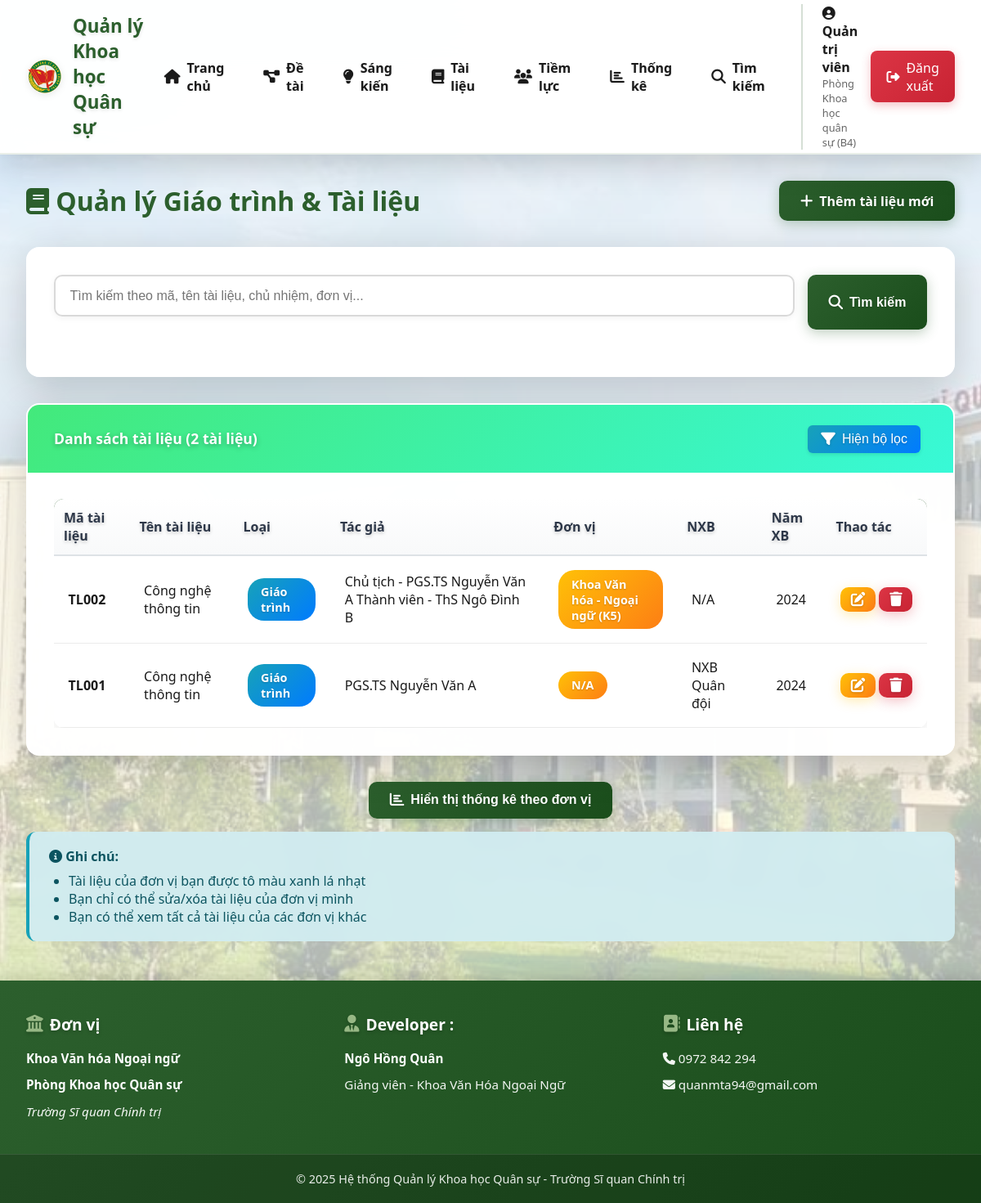
The app's page /tailieu (signed in), older data.
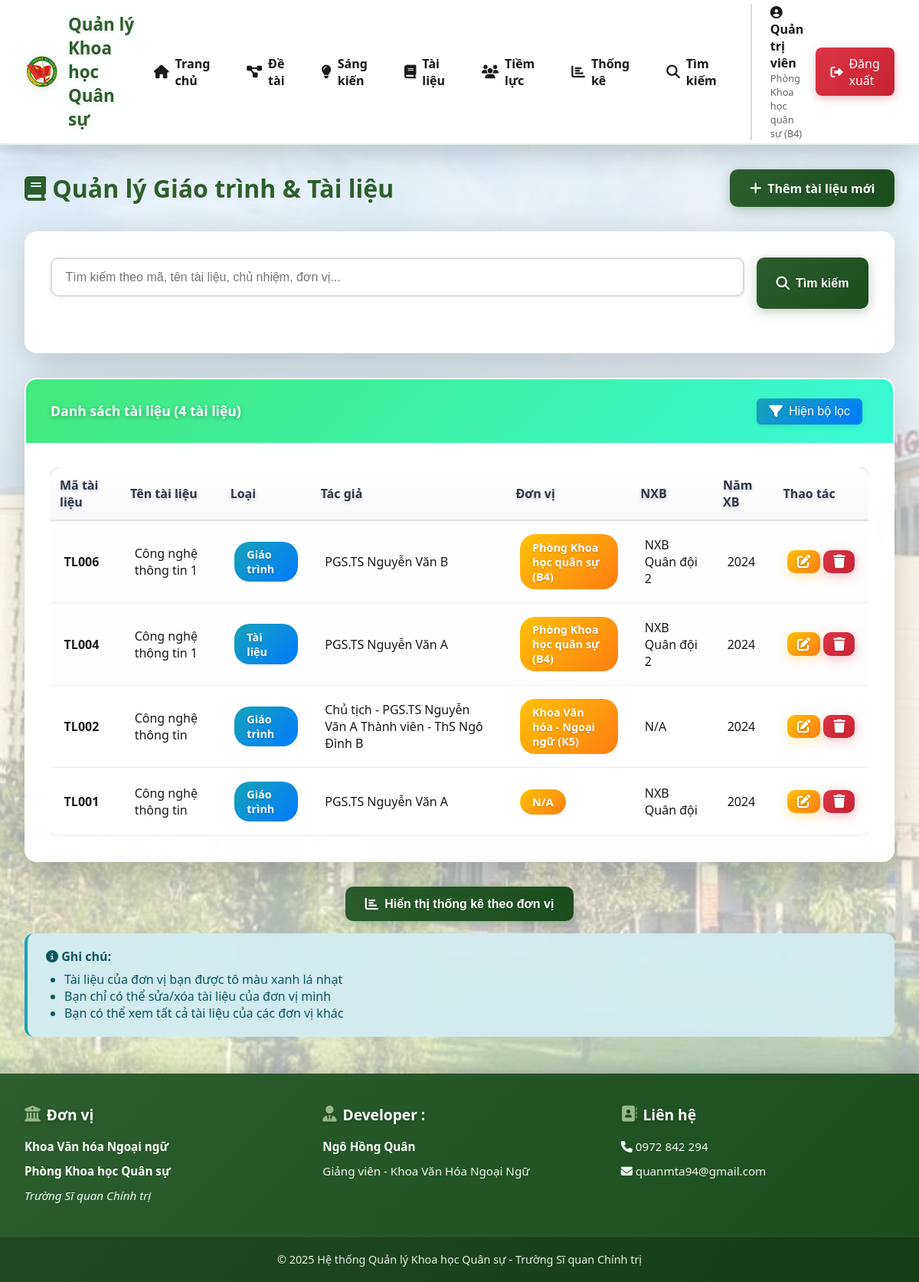
The same page, newer data.
### models/__init__.py (models this page shows, shortened)
class User(UserMixin, db.Model):
    __tablename__ = 'users'
    id = db.Column(db.Integer, primary_key=True)
    username = db.Column(db.String(80), unique=True, nullable=False)
    email = db.Column(db.String(120), unique=True, nullable=False)
    password_hash = db.Column(db.String(255), nullable=False)
    full_name = db.Column(db.String(120), nullable=False)
    role = db.Column(db.String(20), default='user')  # admin, manager, user
    don_vi = db.Column(db.String(120))  # Đơn vị của người dùng
    created_at = db.Column(db.DateTime, default=datetime.utcnow)

class TaiLieu(db.Model):
    __tablename__ = 'tai_lieu'
    id = db.Column(db.Integer, primary_key=True)
    ma_tai_lieu = db.Column(db.String(50), unique=True, nullable=False)
    ten_tai_lieu = db.Column(db.String(255), nullable=False)
    loai = db.Column(db.String(50))  # Giáo trình, Tài liệu dạy học, Sách chuyên khảo, Sách tham khảo
    mo_ta = db.Column(db.Text)
    linh_vuc = db.Column(db.String(100))
    tac_gia = db.Column(db.Text)  # Danh sách tác giả (mỗi tác giả 1 dòng)
    don_vi = db.Column(db.String(120))
    ngay_bat_dau = db.Column(db.Date)
    ngay_ket_thuc = db.Column(db.Date)
    trang_thai = db.Column(db.String(50), default='Đang thực hiện')
    ket_qua = db.Column(db.Text)
    file_word = db.Column(db.String(255))
    file_word_content = db.Column(db.Text)
    nha_xuat_ban = db.Column(db.String(120))
    nam_xuat_ban = db.Column(db.Integer)
    mon_hoc = db.Column(db.String(120))
    file_tai_lieu = db.Column(db.String(255))
    bien_ban_ban = db.Column(db.String(255))
    bien_ban_de_cuong = db.Column(db.String(255))
    bien_ban_nghiem_thu = db.Column(db.String(255))
    file_sau_sua = db.Column(db.String(255))
    created_by = db.Column(db.Integer, db.ForeignKey('users.id'))
    created_at = db.Column(db.DateTime, default=datetime.utcnow)
    updated_at = db.Column(db.DateTime, default=datetime.utcnow, onupdate=datetime.utcnow)
    creator = db.relationship('User', backref='tai_lieu_created')
    ban_thanh_vien = db.relationship('BanTaiLieu', backref='tai_lieu', lazy='dynamic', cascade='all, delete-orphan')
    hoi_dong_de_cuong = db.relationship('HoiDongDeCuongTaiLieu', backref='tai_lieu', lazy='dynamic', cascade='all, delete-orphan')
    hoi_dong_nghiem_thu = db.relationship('HoiDongNghiemThuTaiLieu', backref='tai_lieu', lazy='dynamic', cascade='all, delete-orphan')

### routes/main.py (the view, shortened to what this page needs)
@main_bp.route('/tailieu')
@login_required
def tailieu_list():
    page = request.args.get('page', 1, type=int)
    per_page = 20
    search = request.args.get('search', '')
    query = TaiLieu.query
    if current_user.role != 'admin':
        query = query.filter_by(don_vi=current_user.don_vi)
    pagination = query.order_by(TaiLieu.created_at.desc()).paginate(
        page=page, per_page=per_page, error_out=False
    )
    stats_query = db.session.query(
        TaiLieu.don_vi,
        func.count(TaiLieu.id).label('total')
    )
    if current_user.role != 'admin':
        stats_query = stats_query.filter(TaiLieu.don_vi == current_user.don_vi)
    donvi_stats = stats_query.group_by(TaiLieu.don_vi).order_by(func.count(TaiLieu.id).desc()).all()
    donvi_stats = [{'don_vi': dv or 'Chưa xác định', 'total': total} for dv, total in donvi_stats]
    loai_stats = db.session.query(
        TaiLieu.loai,
        func.count(TaiLieu.id).label('total')
    )
    if current_user.role != 'admin':
        loai_stats = loai_stats.filter(TaiLieu.don_vi == current_user.don_vi)
    loai_stats = loai_stats.group_by(TaiLieu.loai).all()
    loai_stats = [{'loai': loai or 'Chưa xác định', 'total': total} for loai, total in loai_stats]
    total_tailieu = sum(s['total'] for s in donvi_stats)
    return render_template('tailieu/list.html',
                         pagination=pagination,
                         search=search,
                         donvi_stats=donvi_stats,
                         loai_stats=loai_stats,
                         total_tailieu=total_tailieu)

### templates/tailieu/list.html (shortened to what this page needs)
{% extends "base.html" %}
{% block content %}
<div style="display: flex; justify-content: space-between; align-items: center; margin-bottom: 2rem;">
    <h1 style="color: var(--primary-color);">
        <i class="fas fa-book"></i> Quản lý Giáo trình & Tài liệu
    </h1>
    <a href="{{ url_for('main.tailieu_add') }}" class="btn btn-primary">
        <i class="fas fa-plus"></i> Thêm tài liệu mới
    </a>
</div>
<div class="card">
    <div class="card-body">
        <form method="GET" class="search-box">
            <input type="text" name="search" class="form-control" placeholder="Tìm kiếm theo mã, tên tài liệu, chủ nhiệm, đơn vị..." value="{{ search }}">
            <button type="submit" class="btn btn-primary">
                <i class="fas fa-search"></i> Tìm kiếm
            </button>
        </form>
    </div>
</div>
<div class="card">
    <div class="card-header" style="display: flex; justify-content: space-between; align-items: center;">
        <span id="resultCountText">Danh sách tài liệu ({{ pagination.total }} tài liệu)</span>
        <div>
            <button onclick="toggleFilters()" class="btn btn-info btn-sm" id="toggleFiltersBtn" style="padding: 0.5rem 1rem; margin-right: 0.5rem; border-radius: 6px; font-weight: 500; transition: all 0.3s;">
                <i class="fas fa-filter"></i> Hiện bộ lọc
            </button>
        </div>
    </div>
    <div class="card-body">
        {% if pagination.items %}
        <div style="overflow-x: auto;">
        <table class="table" id="tailieuTable">
            <thead>
                <tr class="header-row">
                    <th style="color: #2d3748;">Mã tài liệu</th>
                    <th style="color: #2d3748;">Tên tài liệu</th>
                    <th style="color: #2d3748;">Loại</th>
                    <th style="color: #2d3748;">Tác giả</th>
                    <th style="color: #2d3748;">Đơn vị</th>
                    <th style="color: #2d3748;">NXB</th>
                    <th style="color: #2d3748;">Năm XB</th>
                    <th style="color: #2d3748;">Thao tác</th>
                </tr>
            </thead>
            <tbody>
                {% for gt in pagination.items %}
                <tr {% if current_user.don_vi == gt.don_vi %}style="background: #e8f5e9;"{% endif %} ondblclick="window. location. href='{{ url_for('main.tailieu_detail', id=gt.id) }}'">
                    <td><strong>{{ gt.ma_tai_lieu }}</strong></td>
                    <td>{{ gt.ten_tai_lieu }}</td>
                    <td><span class="badge badge-info">{{ gt.loai or 'N/A' }}</span></td>
                    <td>{{ gt.tac_gia or 'N/A' }}</td>
                    <td>
                        <span class="badge badge-warning" style="white-space: normal; max-width: 200px; display: inline-block;">
                            {{ gt.don_vi or 'N/A' }}
                        </span>
                    </td>
                    <td>{{ gt.nha_xuat_ban or 'N/A' }}</td>
                    <td>{{ gt.nam_xuat_ban or 'N/A' }}</td>
                    <td style="white-space: nowrap;">
                        {% if current_user.role == 'admin' or current_user.don_vi == gt.don_vi %}
                        <a href="{{ url_for('main.tailieu_edit', id=gt.id) }}" class="btn btn-warning" style="padding: 0.4rem 0.8rem;" title="Sửa">
                            <i class="fas fa-edit"></i>
                        </a>
                        <a href="{{ url_for('main.tailieu_delete', id=gt.id) }}" class="btn btn-danger" style="padding: 0.4rem 0.8rem;" onclick="return confirm('Bạn có chắc chắn muốn xóa?')" title="Xóa">
                            <i class="fas fa-trash"></i>
                        </a>
                        {% else %}
                        <span class="badge badge-info" style="padding: 0.4rem 0.8rem;">
                            <i class="fas fa-eye"></i> Chỉ xem
                        </span>
                        {% endif %}
                    </td>
                </tr>
                {% endfor %}
            </tbody>
        </table>
        </div>
        {% else %}
        <p style="text-align: center; color: #999; padding: 2rem;">Không tìm thấy tài liệu nào.</p>
        {% endif %}
    </div>
</div>
<div style="text-align: center; margin: 2rem 0 1rem 0;">
    <button class="btn btn-primary" onclick="toggleStats()" id="toggleStatsBtn">
        <i class="fas fa-chart-bar"></i> Hiển thị thống kê theo đơn vị
    </button>
</div>
<div class="alert alert-info" style="margin-top: 1rem;">
    <i class="fas fa-info-circle"></i> <strong>Ghi chú:</strong>
    <ul style="margin: 0.5rem 0 0 1.5rem;">
        <li>Tài liệu của đơn vị bạn được tô màu xanh lá nhạt</li>
        <li>Bạn chỉ có thể sửa/xóa tài liệu của đơn vị mình</li>
        <li>Bạn có thể xem tất cả tài liệu của các đơn vị khác</li>
    </ul>
</div>
{% endblock %}

### templates/base.html (shortened to what this page needs)
<!DOCTYPE html>
<html lang="vi">
<head>
    <link rel="stylesheet" href="{{ url_for('static', filename='css/style.css') }}">
    <link rel="stylesheet" href="https://cdnjs.cloudflare.com/ajax/libs/font-awesome/6.4.0/css/all.min.css">
</head>
<body>
    {% if current_user.is_authenticated %}
    <nav class="navbar">
        <div class="navbar-container">
            <a href="{{ url_for('main.dashboard') }}" class="navbar-brand">
                <img src="{{ url_for('static', filename='images/logo.png') }}" alt="Logo">
                <span class="desktop-only">Quản lý Khoa học Quân sự</span>
            </a>
            <div class="navbar-menu" id="navbarMenu">
                <a href="{{ url_for('main.dashboard') }}" class="nav-link">
                    <i class="fas fa-home"></i> Trang chủ
                </a>
                <a href="{{ url_for('main.detai_list') }}" class="nav-link">
                    <i class="fas fa-project-diagram"></i> Đề tài
                </a>
                <a href="{{ url_for('main.sangkien_list') }}" class="nav-link">
                    <i class="fas fa-lightbulb"></i> Sáng kiến
                </a>
                <a href="{{ url_for('main.giaotrinh_list') }}" class="nav-link">
                    <i class="fas fa-book"></i> Tài liệu
                </a>
                <a href="{{ url_for('main.tiemluc_list') }}" class="nav-link">
                    <i class="fas fa-users"></i> Tiềm lực
                </a>
                <a href="{{ url_for('main.thongke') }}" class="nav-link">
                    <i class="fas fa-chart-bar"></i> Thống kê
                </a>
                <a href="{{ url_for('main.timkiem') }}" class="nav-link">
                    <i class="fas fa-search"></i> Tìm kiếm
                </a>
                <div class="user-section">
                    <div class="user-info">
                        <span class="user-name">
                            <i class="fas fa-user-circle"></i> {{ current_user.full_name }}
                        </span>
                        {% if current_user.don_vi %}
                        <span class="user-unit">{{ current_user.don_vi }}</span>
                        {% endif %}
                    </div>
                    <a href="{{ url_for('auth.logout') }}" class="btn-logout">
                        <i class="fas fa-sign-out-alt"></i> Đăng xuất
                    </a>
                </div>
            </div>
        </div>
    </nav>
    {% endif %}
    <div class="container">
        {% block content %}{% endblock %}
    </div>
    <footer class="footer">
        <div class="footer-container">
            <div class="footer-section">
                <h4><i class="fas fa-university"></i> Đơn vị</h4>
                <p><strong>Khoa Văn hóa Ngoại ngữ</strong></p>
                <p><strong>Phòng Khoa học Quân sự</strong></p>
                <p><em><a href="http://daihocchinhtri.edu.vn/">Trường Sĩ quan Chính trị</a></em></p>
            </div>
            <div class="footer-section">
                <h4><i class="fas fa-user-tie"></i> Developer :</h4>
                <p><strong>Ngô Hồng Quân</strong></p>
                <p>Giảng viên - Khoa Văn Hóa Ngoại Ngữ</p>
            </div>
            <div class="footer-section">
                <h4><i class="fas fa-address-book"></i> Liên hệ</h4>
                <p><i class="fas fa-phone"></i> <a href="tel:0972842294">0972 842 294</a></p>
                <p><i class="fas fa-envelope"></i> <a href="mailto:quanmta94@gmail.com">quanmta94@gmail.com</a></p>
            </div>
        </div>
        <div class="footer-bottom">
            <p>&copy; 2025 Hệ thống Quản lý Khoa học Quân sự - Trường Sĩ quan Chính trị</p>
        </div>
    </footer>
</body>
</html>

### templates/tailieu/list.html (style rules this page uses)
#tailieuTable thead th { vertical-align: middle; padding: 0.75rem; }
.header-row th { border-bottom: 2px solid #dee2e6; font-weight: 600; background: linear-gradient(180deg, #ffffff 0%, #f8f9fa 100%); }
.card-header { font-weight: 600; background: linear-gradient(135deg, #43e97b 0%, #38f9d7 100%) !important; color: white !important; border-radius: 8px 8px 0 0 !important; }
#toggleFiltersBtn, #resetFiltersBtn { transition: all 0.3s ease; box-shadow: 0 2px 4px rgba(0,0,0,0.1); }
#resultCountText { font-size: 1.1rem; font-weight: 600; }

Row changes from the older to the newer data that the page shows:
added TaiLieu: ma_tai_lieu "TL006", ten_tai_lieu "Công nghệ thông tin 1", loai "Giáo trình", tac_gia "PGS.TS Nguyễn Văn B", don_vi "Phòng Khoa học quân sự (B4)", nha_xuat_ban "NXB Quân đội 2", nam_xuat_ban "2024"
added TaiLieu: ma_tai_lieu "TL004", ten_tai_lieu "Công nghệ thông tin 1", loai "Tài liệu", tac_gia "PGS.TS Nguyễn Văn A", don_vi "Phòng Khoa học quân sự (B4)", nha_xuat_ban "NXB Quân đội 2", nam_xuat_ban "2024"
Text that changed along with them:
{{ pagination.total }}: "2" → "4"
